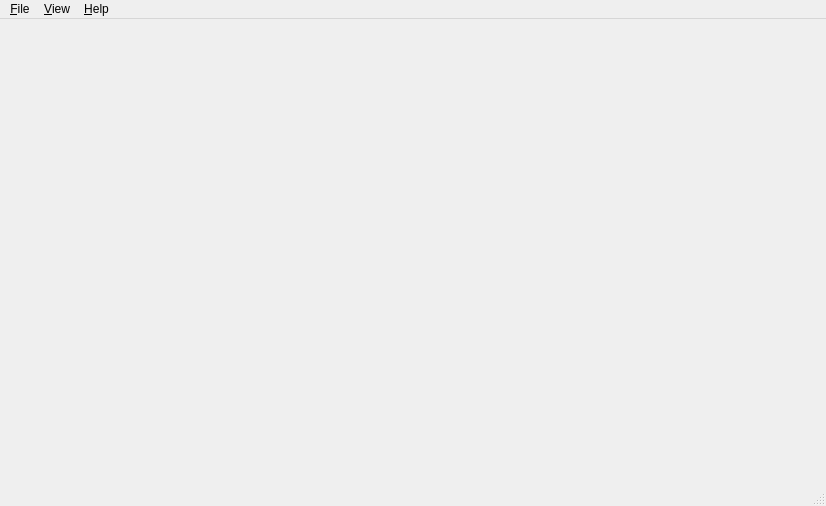
<?xml version="1.0" encoding="UTF-8"?>
<ui version="4.0">
 <class>MainWindow</class>
 <widget class="QMainWindow" name="MainWindow">
  <property name="geometry">
   <rect>
    <x>0</x>
    <y>0</y>
    <width>826</width>
    <height>506</height>
   </rect>
  </property>
  <property name="windowTitle">
   <string>USB Video Manager</string>
  </property>
  <widget class="QWidget" name="centralWidget"/>
  <widget class="QMenuBar" name="menuBar">
   <property name="geometry">
    <rect>
     <x>0</x>
     <y>0</y>
     <width>826</width>
     <height>26</height>
    </rect>
   </property>
   <widget class="QMenu" name="menu_File">
    <property name="title">
     <string>&amp;File</string>
    </property>
    <addaction name="actionOpen"/>
    <addaction name="actionRecentFiles"/>
    <addaction name="separator"/>
    <addaction name="actionDownloadAll"/>
    <addaction name="actionExportFiles"/>
    <addaction name="separator"/>
    <addaction name="actionPreferences"/>
    <addaction name="separator"/>
    <addaction name="actionExit"/>
   </widget>
   <widget class="QMenu" name="menu_Help">
    <property name="title">
     <string>&amp;Help</string>
    </property>
    <addaction name="actionAbout"/>
   </widget>
   <widget class="QMenu" name="menu_View">
    <property name="title">
     <string>&amp;View</string>
    </property>
    <addaction name="actionDetailView"/>
    <addaction name="actionSmallIconView"/>
    <addaction name="actionLargeIconView"/>
    <addaction name="actionFlowView"/>
   </widget>
   <addaction name="menu_File"/>
   <addaction name="menu_View"/>
   <addaction name="menu_Help"/>
  </widget>
  <widget class="QStatusBar" name="statusBar"/>
  <action name="actionExportFiles">
   <property name="text">
    <string>&amp;Export for USB Media Player...</string>
   </property>
  </action>
  <action name="actionExit">
   <property name="text">
    <string>E&amp;xit</string>
   </property>
   <property name="menuRole">
    <enum>QAction::QuitRole</enum>
   </property>
  </action>
  <action name="actionAbout">
   <property name="text">
    <string>&amp;About USB Video Manager...</string>
   </property>
   <property name="menuRole">
    <enum>QAction::AboutRole</enum>
   </property>
  </action>
  <action name="actionDownloadAll">
   <property name="text">
    <string>&amp;Download All</string>
   </property>
  </action>
  <action name="actionPlayVideo">
   <property name="text">
    <string>&amp;Play</string>
   </property>
   <property name="toolTip">
    <string>Play Video</string>
   </property>
  </action>
  <action name="actionSmallIconView">
   <property name="checkable">
    <bool>true</bool>
   </property>
   <property name="checked">
    <bool>false</bool>
   </property>
   <property name="text">
    <string>&amp;Small Icons</string>
   </property>
  </action>
  <action name="actionLargeIconView">
   <property name="checkable">
    <bool>true</bool>
   </property>
   <property name="text">
    <string>&amp;Large Icons</string>
   </property>
  </action>
  <action name="actionDetailView">
   <property name="checkable">
    <bool>true</bool>
   </property>
   <property name="checked">
    <bool>true</bool>
   </property>
   <property name="text">
    <string>&amp;Details</string>
   </property>
  </action>
  <action name="actionDownloadVideo">
   <property name="text">
    <string>&amp;Download</string>
   </property>
  </action>
  <action name="actionMediumIconView">
   <property name="checkable">
    <bool>true</bool>
   </property>
   <property name="text">
    <string>&amp;Medium Icons</string>
   </property>
  </action>
  <action name="actionOpen">
   <property name="text">
    <string>&amp;Open Library...</string>
   </property>
  </action>
  <action name="actionFlowView">
   <property name="checkable">
    <bool>true</bool>
   </property>
   <property name="text">
    <string>Gallery</string>
   </property>
  </action>
  <action name="actionRecentFiles">
   <property name="text">
    <string>&amp;Recent Libraries</string>
   </property>
  </action>
  <action name="actionPreferences">
   <property name="text">
    <string>&amp;Preferences...</string>
   </property>
   <property name="menuRole">
    <enum>QAction::PreferencesRole</enum>
   </property>
  </action>
  <action name="actionDownloadCategory">
   <property name="text">
    <string>&amp;Download</string>
   </property>
  </action>
 </widget>
 <layoutdefault spacing="6" margin="11"/>
 <resources>
  <include location="resources.qrc"/>
 </resources>
 <connections/>
</ui>
